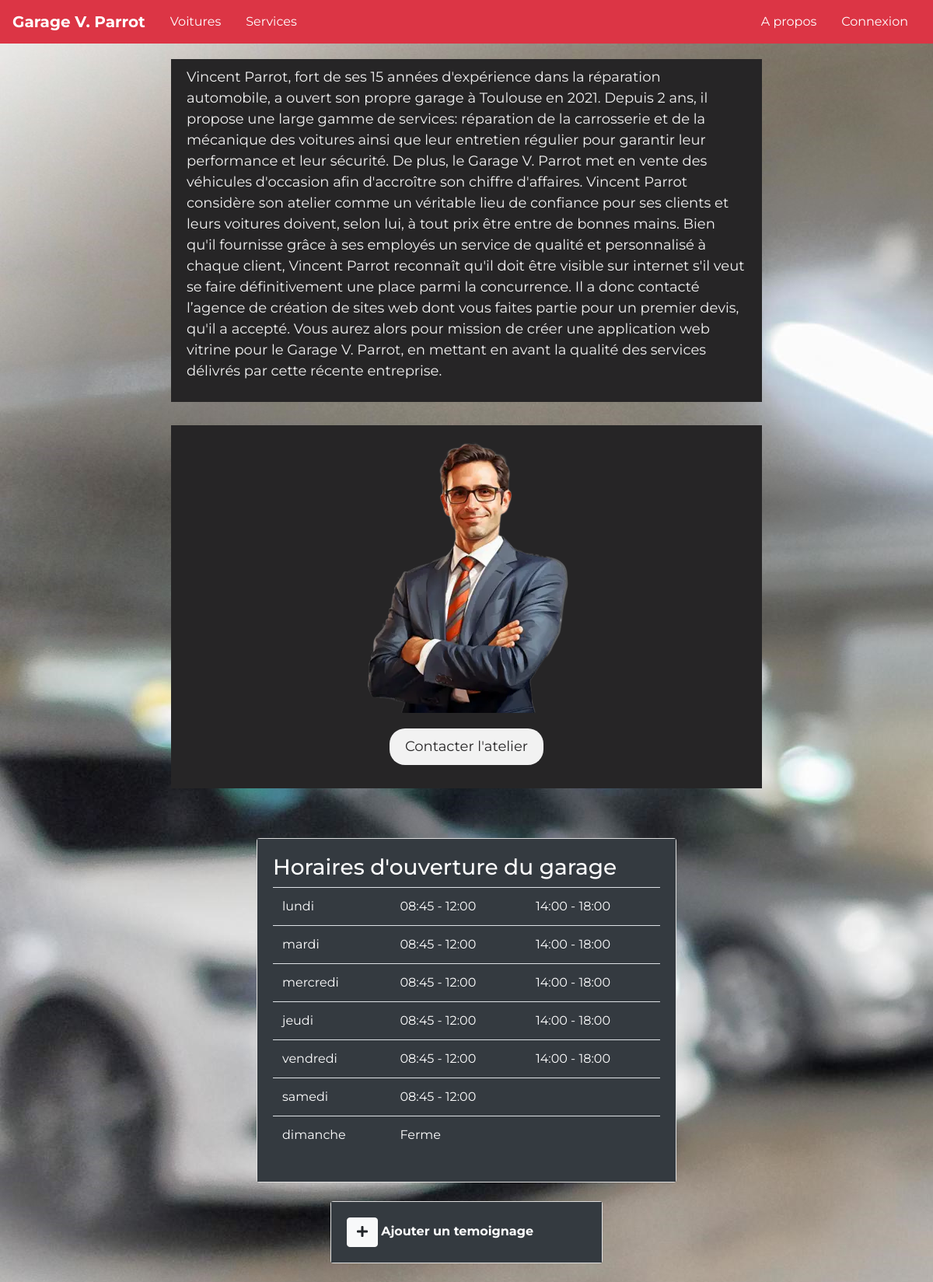
/about, run on the app's committed database.
### tables this page shows
CREATE TABLE `horaire` (
  `id` int(11) NOT NULL,
  `jour` varchar(100) NOT NULL,
  `matinee` varchar(100) NOT NULL,
  `apresmidi` varchar(100) NOT NULL
);

### Autoload.php (called while the page is built, shortened)
<?php
function autoload($className){
    $arrays_paths=array(
        'database/',
        'models/',
        'controllers/',
    );
    $parts=explode('\\',$className);
    $name=array_pop($parts);
    foreach($arrays_paths as $path){
        $file=sprintf($path.'%s.php',$name);
    }
}

### database/Connexion.php (called while the page is built)
<?php
class Connexion
{
    static public function Connect()
    {
        $dsn  = 'mysql:host=localhost;dbname=garage_automobile;charset=utf8';
        $user = 'root';
        $pass = '';
        try {
            $Connexion = new PDO($dsn, $user, $pass);
        } catch (PDOException $e) {
            echo 'une erreur est survenue !';
        }
        return $Connexion;
    }
}

### models/Horaire.php (called while the page is built, shortened)
<?php
class Horaire
{
    static public function readAll()
    {
        $sql = "SELECT * FROM horaire";
        $pdo = Connexion::Connect()->prepare($sql);
        $pdo->execute();
        return $pdo->fetchAll(PDO::FETCH_ASSOC);
    }
}

### controllers/HoraireController.php (called while the page is built, shortened)
<?php
class HoraireController
{
    public function readAllHoraires()
    {
        $Horaires = Horaire::readAll();
        return $Horaires;
    }
}

### views/horaire-display.php (the view, shortened to what this page needs)
<?php
$horaire = new HoraireController();
$horaires = $horaire->readAllHoraires();
?>
<div class="container">
    <div class="row mt-4 mb-4">
        <div class="col-md-6 mx-auto">
            <div class="card">
                <div class="card-body bg-dark">
                    <h3>Horaires d'ouverture du garage</h3>
                    <table class="table text-white">
                        <tbody>
                            <?php foreach ($horaires as $horaire) { ?>
                                <tr>
                                    <td><?php echo $horaire['jour']; ?></td>
                                    <td><?php echo $horaire['matinee']; ?></td>
                                    <td><?php echo $horaire['apresmidi']; ?></td>
                                </tr>
                            <?php }  ?>
                        </tbody>
                    </table>
                </div>
            </div>
        </div>
    </div>
</div>

### views/includes/Header.php (shortened to what this page needs)
<!DOCTYPE html>
<html>
<head>
    <link rel="stylesheet" href="/garage-automobile/public/css/style.css">
    <link rel="stylesheet" href="/garage-automobile/public/css/fontawesome/css/all.min.css">
    <link rel="stylesheet" href="https://cdn.jsdelivr.net/npm/bootstrap@4.6.0/dist/css/bootstrap.min.css">
    <link rel="stylesheet" href="https://cdnjs.cloudflare.com/ajax/libs/font-awesome/5.15.4/css/all.min.css" />
</head>
<body>

### views/includes/NavBar.php (shortened to what this page needs)
<?php
if (isset($_SESSION['user'])) { ?>
    <div class="nav-container">
        <nav class="navbar bg-danger">
            <a class="navbar-brand" href="http://localhost/garage-automobile/gestion-voitures">
                <span class="spn"><strong>Garage V. Parrot</strong></span>
            </a>
            <?php if ($_SESSION['user']->role === 'Administrateur') { ?>
                <a class="nav-item nav-link" href="http://localhost/garage-automobile/gestion-employes">
                    <span class="spn">Gestion des Employes</span>
                </a>
            <?php } ?>
            <a class="nav-item nav-link" href="http://localhost/garage-automobile/gestion-voitures">
                <span class="spn">Gestion des Voitures</span>
            </a>
            <a class="nav-item nav-link" href="http://localhost/garage-automobile/gestion-services">
                <span class="spn">Gestion des Services</span>
            </a>
            <div class="ml-auto d-flex justify-content-between">
                <a class="nav-item nav-link" href="http://localhost/garage-automobile/employe-profile">
                    <span class="spn"><?php echo $_SESSION['user']->login; ?></span>
                </a>
                <a class="nav-item nav-link" href="http://localhost/garage-automobile/employe-logout">
                    <span class="spn">Déconnexion</span>
                </a>
                <a class="nav-item nav-link" id="messagesLink">
                    <span class="spn"><i class="fa fa-envelope"></i> Messages</span>
                </a>
            </div>
        </nav>
    </div>
<?php } else { ?>
    <div class="nav-container">
        <nav class="navbar bg-danger">
            <a class="navbar-brand" href="http://localhost/garage-automobile/visiteur-voitures">
                <span class="spn"><strong>Garage V. Parrot</strong></span>
            </a>
            <a class="nav-item nav-link" href="http://localhost/garage-automobile/visiteur-voitures">
                <span class="spn">Voitures</span>
            </a>
            <a class="nav-item nav-link" href="http://localhost/garage-automobile/visiteur-services">
                <span class="spn">Services</span>
            </a>
            <div class="ml-auto d-flex justify-content-between">
                <a class="nav-item nav-link" href="http://localhost/garage-automobile/about">
                    <span class="spn">A propos</span>
                </a>
                <a class="nav-item nav-link" href="http://localhost/garage-automobile/employe-login">
                    <span class="spn">Connexion</span>
                </a>
            </div>
        </nav>
    </div>
<?php } ?>

### Index.php
<?php
include('views/includes/Header.php');
include('Autoload.php');
include('views/includes/NavBar.php');
$gestionPages = [
    'gestion-voitures', 'voiture-create', 'voiture-details', 'voiture-delete', 'voiture-update',
    'gestion-employes', 'employe-create', 'employe-delete', 'employe-profile', 'employe-change-password', 'employe-logout',
    'gestion-services', 'service-create', 'service-delete', 'service-update',
    'horaire-display','horaire-update',
    'temoignage-create', 'temoignage-accept','temoignage-display',
];
$visiteurPages = [
    'visiteur-voitures', 'visiteur-services',
    'voiture-details',
    'employe-login',
    'atelier-contact',
    'horaire-display',
    'temoignage-create','temoignage-display',
    'about'
];
if (isset($_SESSION['logged']) && $_SESSION['logged'] == "true") {
    if (isset($_GET['page'])) {
        if (in_array($_GET['page'], $gestionPages)) {
            include('views/' . $_GET['page'] . '.php');
        } else {
            include('views/includes/404.php');
        }
    }
} elseif (isset($_GET['page'])) {
    if (in_array($_GET['page'], $visiteurPages)) {
        include('views/' . $_GET['page'] . '.php');
    } else {
        include('views/includes/404.php');
    }
} else {
    include('views/visiteur-voitures.php');
}
include('views/includes/Footer.php');

### views/about.php (shortened to what this page needs)
<!DOCTYPE html>
<html lang="fr">
<head>
    <link rel="stylesheet" href="/garage-automobile/public/css/about.css">
</head>
<body>
    <main>
        <section id="presentation">
            <p>Vincent Parrot, fort de ses 15 années d'expérience dans la réparation automobile, a ouvert son propre garage à Toulouse en 2021. Depuis 2 ans, il propose une large gamme de services: réparation de la carrosserie et de la mécanique des voitures ainsi que leur entretien régulier pour garantir leur performance et leur sécurité. De plus, le Garage V. Parrot met en vente des véhicules d'occasion afin d'accroître son chiffre d'affaires. Vincent Parrot considère son atelier comme un véritable lieu de confiance pour ses clients et leurs voitures doivent, selon lui, à tout prix être entre de bonnes mains. Bien qu'il fournisse grâce à ses employés un service de qualité et personnalisé à chaque client, Vincent Parrot reconnaît qu'il doit être visible sur internet s'il veut se faire définitivement une place parmi la concurrence. Il a donc contacté l’agence de création de sites web dont vous faites partie pour un premier devis, qu'il a accepté. Vous aurez alors pour mission de créer une application web vitrine pour le Garage V. Parrot, en mettant en avant la qualité des services délivrés par cette récente entreprise.</p>
        </section>
        <section id="vincent-photo">
            <img src="/garage-automobile/public/images/home/vincent.png" alt="Photo de Vincent Parrot">
            <button id="contact-btn">Contacter l'atelier</button>
        </section>
    </main>
</body>
</html>

### views/includes/Footer.php (shortened to what this page needs)
<?php
$visiteurPages = [
    'gestion-services', 'about',
    'visiteur-voitures','visiteur-services',
];
if (isset($_GET['page'])) {
    if (in_array($_GET['page'], $visiteurPages)) {
        include('views/horaire-display.php');
        include('views/temoignages-display.php');
    }
}
?>
</body>
</html>

### views/temoignages-display.php (shortened to what this page needs)
<div class="container">
    <div class="row mt-4">
        <div class="col-md-4 mx-auto">
            <div class="card">
                <div class="card-body  bg-dark">
                    <a href="http://localhost/garage-automobile/temoignage-create" title="Ajouter temoignage" class="btn btn-light"><i class="fa fa-plus"></i></a>
                    <span class="mb-4"><strong>Ajouter un temoignage</strong></span>
                </div>
            </div>
        </div>
    </div>
</div>

### public/css/style.css (style rules this page uses)
body { background-image: url('/garage-automobile/public/images/home/background.jpg'); }
.container, .nav-container { font-family: 'Montserrat', sans-serif; color: white; }
.spn { color: white; transition: color 0.3s; }

### public/css/about.css (style rules this page uses)
body { font-family: 'Montserrat', sans-serif; background-color: #262526; color: #F2F2F2; }
main { max-width: 800px; margin: 0 auto; padding: 20px; }
section { background-color: #262526; color: #F2F2F2; margin-bottom: 30px; padding: 10px 20px; }
p { font-size: 18px; }
img { max-width: 100%; height: auto; display: block; margin: 0 auto; }
#contact-btn { margin: 20px auto; padding: 10px 20px; font-size: 18px; background-color: #F2F2F2; color: #262526; border: 10px; border-radius: 20px; cursor: pointer; }
#vincent-photo { display: grid; place-items: center; margin-bottom: 20px; transition: transform 0.3s ease; }
#vincent-photo img { max-width: 100%; height: auto; }

### data on the page
horaire: jour "lundi", matinee "08:45 - 12:00", apresmidi "14:00 - 18:00"
horaire: jour "mardi", matinee "08:45 - 12:00", apresmidi "14:00 - 18:00"
horaire: jour "mercredi", matinee "08:45 - 12:00", apresmidi "14:00 - 18:00"
horaire: jour "jeudi", matinee "08:45 - 12:00", apresmidi "14:00 - 18:00"
horaire: jour "vendredi", matinee "08:45 - 12:00", apresmidi "14:00 - 18:00"
horaire: jour "samedi", matinee "08:45 - 12:00"
horaire: jour "dimanche", matinee "Ferme"
